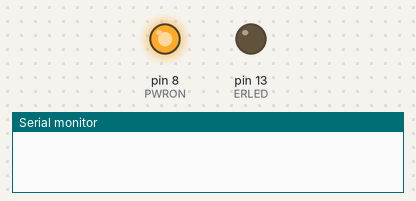
Bench run of a sketch on a simulated Arduino Uno, built with avr-gcc and run on an emulated ATmega328P. Parts: output pins drawn as LEDs (lit = HIGH), the last lines printed to the serial monitor. The modem accepts every AT command (registered, SIM ready, sends succeed) and sends nothing else.

Above: at 0.1 s.
At 25.1 s:
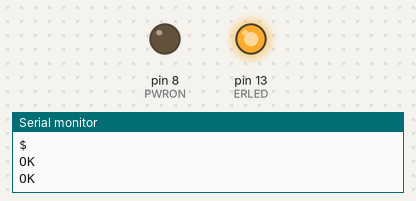
At 28.1 s:
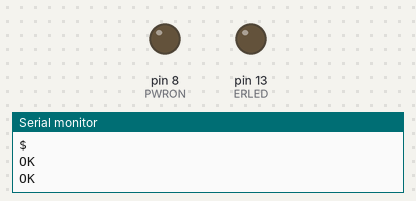
Timing chart, 0 to 29.6 s (numbered marks = the images above):
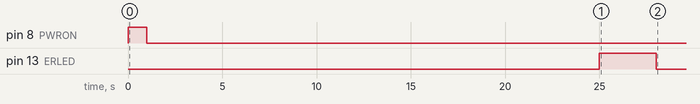

The sketch:

smsSender.ino
```cpp
#include <SoftwareSerial.h>
#include "TinyGPS++.h"
#include <stdio.h>

byte ERLED = 13;
byte PWRON = 8; //remote turning on the module
bool want = false;
#define BUFF_SIZE 500
char readStr[BUFF_SIZE];
int index=0;

SoftwareSerial SmsSerial(2,3); //rx,tx
TinyGPSPlus gps;

bool InitGeneral()
{
  //turn module on
  digitalWrite(PWRON,HIGH);
  delay(1000);
  digitalWrite(PWRON,LOW);
  delay(3000);
  //start init and give module time to connect
  Serial.println("INIT Starts");
  SmsSerial.begin(9600);
  delay(20000);


  Serial.println("while");
  int i;
  for(i = 0 ; i < 5 ; ++i)
  {
    if(sendToUART("AT","OK")) break;
    delay(200);
  }
  if(i==5)
  {
    while(SmsSerial.available()) SmsSerial.read();
    Serial.println("IT'S NOT CONNECTING :o ");
  }

  while(!(sendToUART("AT","OK"))){delay(100);}

  //show that init is done
  digitalWrite(ERLED,HIGH);
  delay(3000);
  digitalWrite(ERLED,LOW);

  //setup module txt mode
  if(!(sendToUART("AT+CMGF=1","OK"))) return false;
  Serial.println("General Init");
  delay(1000);
  Serial.flush();
  return true;
}

bool InitReciever()
{
  if(!(sendToUART("AT+CNMI=2,2,0,0,0",""))) return false;
  delay(3000);
  return true;
}

bool InitSender(const char* telNum)
{
  char setupString[30] = "AT+CMGS=\"";  //12chars + 18chars for number format
  strcat(setupString,telNum);
  strcat(setupString,"\"");
  if(!(sendToUART(setupString,">"))) return false;
  delay(3000);
  return true;
}

bool InitGPS()
{
  sendToUART("AT+GPS=1","OK");
  delay(200);
  sendToUART("AT+GPSRD=1","OK");
  delay(5000);
  sendToUART("AT+GPSRD=0","");
}

bool SendSMS(const char* smsText)
{
  if(!(InitSender("+421907637282"))) ErrorLED(3);;
  delay(3000);
  if(!sendToUART(smsText,"")) return false;
  SmsSerial.write(26);  //ctrl+z end char
  delay(3000);
 // if(!(InitReciever())) ErrorLED(2);;
  return true;
}

//--------------------------------------------------------------------------------------------------
void setup()
{

  Serial.begin(9600);     //PC debug comunication

  /* A7 default br is 115200
   * do only next three commands to set it on 9600
   * settings will be saved, next serial comunication will be at 9600
   */
//  SmsSerial.begin(115200);
//  sendToUART("AT+IPR=9600","");
//  sendToUART("AT&WD","");

  pinMode(ERLED,OUTPUT);          //error output control
  pinMode(PWRON,OUTPUT);

  /*InitSender is sendig commands immediately and controling them
   * WARNING modul after boot will send info output
   * there must be at least 3sec delay between first command and boot
   * commands could otherwise crash program by sending wrong output to UART
   */

  if(!(InitGeneral())) ErrorLED(1);

  if(!(SendSMS("INIT DONE"))) ErrorLED(3);
  InitGPS();

}
//--------------------------------------------------------------------------------------------------

void loop()
{
  if(checkForChar('g'))
  {
   Serial.println("GPS");
    SendSMS("Waiting for GPS");
    while(gps.satellites.value()<=0.0);
    SendSMS("HAVE SATELITE");
  }


}

//--------------------------------------------------------------------------------------------------

// this is just dummy output to control program by itself
// output could be whatever
// after error retries device MUST be stoped and restarted
void ErrorLED(int cyc)
{
  for(int i=0;i<cyc;++i){
    digitalWrite(ERLED,HIGH);
    delay(500);
    digitalWrite(ERLED,LOW);
    delay(500);
  }
  while(1);
}

/*  Check if in message is char c
 *  UART is sending more than text in sms
 *  best to use for detecting one char
 *  needs timeout between sms's
 */
bool checkForChar(char c)
{
  char opChar = 'X';
  while(SmsSerial.available())
  {
    opChar = SmsSerial.read();
    if(opChar==c)
      return true;
  }
  return false;
}

bool sendToUART(const char* command, const char* answer)
{
  bool recieved = false;
  memset(readStr,0,BUFF_SIZE);
  index=0;

  for(int i = 0 ; i<3; ++i)
  {
    SmsSerial.println(command); //send actuall command
    delay(500);
    /*
    //sends command from PC to SmsSerial
    while (Serial.available())
    {
      SmsSerial.write(Serial.read());
    }
    */
    readInput();
    //displays SmsSerial output strored in array
    Serial.write(readStr);
    //looks for answer from SmsSerial
    if(strstr(readStr,answer)!=NULL)
    {
        recieved=true;
        break;
    }
    delay(700);

  }
  if(recieved==false)
  {
    return false;
  }
  return true;
}
/*readInput
 * reads input from SmsSerial
 * stores output to global array readStr
 * if message is too long, array will be erased without saving previous context
 */
void readInput(){
  while(SmsSerial.available())
  {
    readStr[index++] = SmsSerial.read();
    if(index==BUFF_SIZE)
    {
      memset(readStr,0,BUFF_SIZE);
      index=0;
    }
  }
}
```
